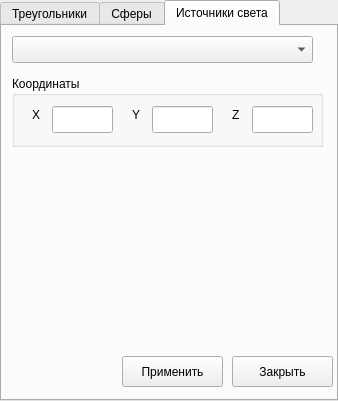
<?xml version="1.0" encoding="UTF-8"?>
<ui version="4.0">
 <class>TabWidgetTools</class>
 <widget class="QTabWidget" name="TabWidgetTools">
  <property name="geometry">
   <rect>
    <x>0</x>
    <y>0</y>
    <width>338</width>
    <height>401</height>
   </rect>
  </property>
  <property name="windowTitle">
   <string>Редактирование</string>
  </property>
  <property name="currentIndex">
   <number>2</number>
  </property>
  <widget class="QWidget" name="tab">
   <attribute name="title">
    <string>Треугольники</string>
   </attribute>
   <widget class="QPushButton" name="TApplyButton">
    <property name="geometry">
     <rect>
      <x>120</x>
      <y>330</y>
      <width>101</width>
      <height>31</height>
     </rect>
    </property>
    <property name="text">
     <string>Применить</string>
    </property>
   </widget>
   <widget class="QGroupBox" name="groupBox">
    <property name="geometry">
     <rect>
      <x>10</x>
      <y>50</y>
      <width>311</width>
      <height>71</height>
     </rect>
    </property>
    <property name="title">
     <string>Координаты 1-ой точки</string>
    </property>
    <widget class="QLineEdit" name="APosXEdit">
     <property name="geometry">
      <rect>
       <x>40</x>
       <y>30</y>
       <width>61</width>
       <height>27</height>
      </rect>
     </property>
    </widget>
    <widget class="QLineEdit" name="APosYEdit">
     <property name="geometry">
      <rect>
       <x>140</x>
       <y>30</y>
       <width>61</width>
       <height>27</height>
      </rect>
     </property>
    </widget>
    <widget class="QLineEdit" name="APosZEdit">
     <property name="geometry">
      <rect>
       <x>240</x>
       <y>30</y>
       <width>61</width>
       <height>27</height>
      </rect>
     </property>
    </widget>
    <widget class="QLabel" name="label">
     <property name="geometry">
      <rect>
       <x>20</x>
       <y>30</y>
       <width>21</width>
       <height>17</height>
      </rect>
     </property>
     <property name="text">
      <string>X</string>
     </property>
    </widget>
    <widget class="QLabel" name="label_2">
     <property name="geometry">
      <rect>
       <x>120</x>
       <y>30</y>
       <width>16</width>
       <height>17</height>
      </rect>
     </property>
     <property name="text">
      <string>Y</string>
     </property>
    </widget>
    <widget class="QLabel" name="label_3">
     <property name="geometry">
      <rect>
       <x>220</x>
       <y>30</y>
       <width>16</width>
       <height>17</height>
      </rect>
     </property>
     <property name="text">
      <string>Z</string>
     </property>
    </widget>
   </widget>
   <widget class="QComboBox" name="TrianglesComboBox">
    <property name="geometry">
     <rect>
      <x>10</x>
      <y>10</y>
      <width>301</width>
      <height>27</height>
     </rect>
    </property>
   </widget>
   <widget class="QGroupBox" name="groupBox_2">
    <property name="geometry">
     <rect>
      <x>10</x>
      <y>120</y>
      <width>311</width>
      <height>71</height>
     </rect>
    </property>
    <property name="title">
     <string>Координаты 2-ой точки</string>
    </property>
    <widget class="QLineEdit" name="BPosXEdit">
     <property name="geometry">
      <rect>
       <x>40</x>
       <y>30</y>
       <width>61</width>
       <height>27</height>
      </rect>
     </property>
    </widget>
    <widget class="QLineEdit" name="BPosYEdit">
     <property name="geometry">
      <rect>
       <x>140</x>
       <y>30</y>
       <width>61</width>
       <height>27</height>
      </rect>
     </property>
    </widget>
    <widget class="QLineEdit" name="BPosZEdit">
     <property name="geometry">
      <rect>
       <x>240</x>
       <y>30</y>
       <width>61</width>
       <height>27</height>
      </rect>
     </property>
    </widget>
    <widget class="QLabel" name="label_4">
     <property name="geometry">
      <rect>
       <x>20</x>
       <y>30</y>
       <width>21</width>
       <height>17</height>
      </rect>
     </property>
     <property name="text">
      <string>X</string>
     </property>
    </widget>
    <widget class="QLabel" name="label_5">
     <property name="geometry">
      <rect>
       <x>120</x>
       <y>30</y>
       <width>21</width>
       <height>17</height>
      </rect>
     </property>
     <property name="text">
      <string>Y</string>
     </property>
    </widget>
    <widget class="QLabel" name="label_6">
     <property name="geometry">
      <rect>
       <x>220</x>
       <y>30</y>
       <width>16</width>
       <height>17</height>
      </rect>
     </property>
     <property name="text">
      <string>Z</string>
     </property>
    </widget>
   </widget>
   <widget class="QGroupBox" name="groupBox_3">
    <property name="geometry">
     <rect>
      <x>10</x>
      <y>190</y>
      <width>311</width>
      <height>71</height>
     </rect>
    </property>
    <property name="title">
     <string>Координаты 3-ой точки</string>
    </property>
    <widget class="QLineEdit" name="CPosXEdit">
     <property name="geometry">
      <rect>
       <x>40</x>
       <y>30</y>
       <width>61</width>
       <height>27</height>
      </rect>
     </property>
    </widget>
    <widget class="QLineEdit" name="CPosYEdit">
     <property name="geometry">
      <rect>
       <x>140</x>
       <y>30</y>
       <width>61</width>
       <height>27</height>
      </rect>
     </property>
    </widget>
    <widget class="QLineEdit" name="CPosZEdit">
     <property name="geometry">
      <rect>
       <x>240</x>
       <y>30</y>
       <width>61</width>
       <height>27</height>
      </rect>
     </property>
    </widget>
    <widget class="QLabel" name="label_7">
     <property name="geometry">
      <rect>
       <x>20</x>
       <y>30</y>
       <width>21</width>
       <height>17</height>
      </rect>
     </property>
     <property name="text">
      <string>X</string>
     </property>
    </widget>
    <widget class="QLabel" name="label_8">
     <property name="geometry">
      <rect>
       <x>120</x>
       <y>30</y>
       <width>21</width>
       <height>17</height>
      </rect>
     </property>
     <property name="text">
      <string>Y</string>
     </property>
    </widget>
    <widget class="QLabel" name="label_9">
     <property name="geometry">
      <rect>
       <x>220</x>
       <y>30</y>
       <width>16</width>
       <height>17</height>
      </rect>
     </property>
     <property name="text">
      <string>Z</string>
     </property>
    </widget>
   </widget>
   <widget class="QGroupBox" name="groupBox_4">
    <property name="geometry">
     <rect>
      <x>10</x>
      <y>250</y>
      <width>311</width>
      <height>71</height>
     </rect>
    </property>
    <property name="title">
     <string>Материал</string>
    </property>
    <widget class="QComboBox" name="TStyleComboBox">
     <property name="geometry">
      <rect>
       <x>30</x>
       <y>30</y>
       <width>121</width>
       <height>27</height>
      </rect>
     </property>
     <property name="layoutDirection">
      <enum>Qt::RightToLeft</enum>
     </property>
     <item>
      <property name="text">
       <string>Металл</string>
      </property>
     </item>
     <item>
      <property name="text">
       <string>Резина</string>
      </property>
     </item>
     <item>
      <property name="text">
       <string>Дерево</string>
      </property>
     </item>
     <item>
      <property name="text">
       <string>Зеркало</string>
      </property>
     </item>
    </widget>
    <widget class="ColorWidget" name="TColor" native="true">
     <property name="geometry">
      <rect>
       <x>190</x>
       <y>30</y>
       <width>41</width>
       <height>31</height>
      </rect>
     </property>
     <property name="styleSheet">
      <string notr="true">border: 1px solid</string>
     </property>
    </widget>
   </widget>
   <widget class="QPushButton" name="TCloseButton">
    <property name="geometry">
     <rect>
      <x>230</x>
      <y>330</y>
      <width>101</width>
      <height>31</height>
     </rect>
    </property>
    <property name="text">
     <string>Закрыть</string>
    </property>
   </widget>
  </widget>
  <widget class="QWidget" name="tab">
   <attribute name="title">
    <string>Сферы</string>
   </attribute>
   <widget class="QGroupBox" name="groupBox_5">
    <property name="geometry">
     <rect>
      <x>10</x>
      <y>170</y>
      <width>311</width>
      <height>71</height>
     </rect>
    </property>
    <property name="styleSheet">
     <string notr="true"/>
    </property>
    <property name="title">
     <string>Материал</string>
    </property>
    <widget class="QComboBox" name="SStyleComboBox">
     <property name="geometry">
      <rect>
       <x>30</x>
       <y>30</y>
       <width>121</width>
       <height>27</height>
      </rect>
     </property>
     <property name="layoutDirection">
      <enum>Qt::RightToLeft</enum>
     </property>
     <item>
      <property name="text">
       <string>Металл</string>
      </property>
     </item>
     <item>
      <property name="text">
       <string>Резина</string>
      </property>
     </item>
     <item>
      <property name="text">
       <string>Дерево</string>
      </property>
     </item>
     <item>
      <property name="text">
       <string>Зеркало</string>
      </property>
     </item>
    </widget>
    <widget class="ColorWidget" name="SColor" native="true">
     <property name="geometry">
      <rect>
       <x>190</x>
       <y>30</y>
       <width>41</width>
       <height>31</height>
      </rect>
     </property>
     <property name="styleSheet">
      <string notr="true">border: 1px solid</string>
     </property>
    </widget>
   </widget>
   <widget class="QPushButton" name="SCloseButton">
    <property name="geometry">
     <rect>
      <x>230</x>
      <y>330</y>
      <width>101</width>
      <height>31</height>
     </rect>
    </property>
    <property name="text">
     <string>Закрыть</string>
    </property>
   </widget>
   <widget class="QPushButton" name="SApplyButton">
    <property name="geometry">
     <rect>
      <x>120</x>
      <y>330</y>
      <width>101</width>
      <height>31</height>
     </rect>
    </property>
    <property name="text">
     <string>Применить</string>
    </property>
   </widget>
   <widget class="QComboBox" name="SphereComboBox">
    <property name="geometry">
     <rect>
      <x>10</x>
      <y>10</y>
      <width>301</width>
      <height>27</height>
     </rect>
    </property>
   </widget>
   <widget class="QGroupBox" name="groupBox_6">
    <property name="geometry">
     <rect>
      <x>10</x>
      <y>50</y>
      <width>311</width>
      <height>71</height>
     </rect>
    </property>
    <property name="styleSheet">
     <string notr="true"/>
    </property>
    <property name="title">
     <string>Координаты центра</string>
    </property>
    <widget class="QLineEdit" name="SpherePosXEdit">
     <property name="geometry">
      <rect>
       <x>40</x>
       <y>30</y>
       <width>61</width>
       <height>27</height>
      </rect>
     </property>
    </widget>
    <widget class="QLineEdit" name="SpherePosYEdit">
     <property name="geometry">
      <rect>
       <x>140</x>
       <y>30</y>
       <width>61</width>
       <height>27</height>
      </rect>
     </property>
    </widget>
    <widget class="QLineEdit" name="SpherePosZEdit">
     <property name="geometry">
      <rect>
       <x>240</x>
       <y>30</y>
       <width>61</width>
       <height>27</height>
      </rect>
     </property>
    </widget>
    <widget class="QLabel" name="label_10">
     <property name="geometry">
      <rect>
       <x>20</x>
       <y>30</y>
       <width>21</width>
       <height>17</height>
      </rect>
     </property>
     <property name="text">
      <string>X</string>
     </property>
    </widget>
    <widget class="QLabel" name="label_11">
     <property name="geometry">
      <rect>
       <x>120</x>
       <y>30</y>
       <width>16</width>
       <height>17</height>
      </rect>
     </property>
     <property name="text">
      <string>Y</string>
     </property>
    </widget>
    <widget class="QLabel" name="label_12">
     <property name="geometry">
      <rect>
       <x>220</x>
       <y>30</y>
       <width>16</width>
       <height>17</height>
      </rect>
     </property>
     <property name="text">
      <string>Z</string>
     </property>
    </widget>
   </widget>
   <widget class="QLineEdit" name="SphereRadiusEdit">
    <property name="geometry">
     <rect>
      <x>70</x>
      <y>130</y>
      <width>41</width>
      <height>27</height>
     </rect>
    </property>
   </widget>
   <widget class="QLabel" name="label_13">
    <property name="geometry">
     <rect>
      <x>10</x>
      <y>120</y>
      <width>58</width>
      <height>41</height>
     </rect>
    </property>
    <property name="text">
     <string>Радиус
сферы</string>
    </property>
   </widget>
  </widget>
  <widget class="QWidget" name="tab_2">
   <attribute name="title">
    <string>Источники света</string>
   </attribute>
   <widget class="QPushButton" name="LCloseButton">
    <property name="geometry">
     <rect>
      <x>230</x>
      <y>330</y>
      <width>101</width>
      <height>31</height>
     </rect>
    </property>
    <property name="text">
     <string>Закрыть</string>
    </property>
   </widget>
   <widget class="QComboBox" name="LightComboBox">
    <property name="geometry">
     <rect>
      <x>10</x>
      <y>10</y>
      <width>301</width>
      <height>27</height>
     </rect>
    </property>
   </widget>
   <widget class="QGroupBox" name="groupBox_7">
    <property name="geometry">
     <rect>
      <x>10</x>
      <y>50</y>
      <width>311</width>
      <height>71</height>
     </rect>
    </property>
    <property name="styleSheet">
     <string notr="true"/>
    </property>
    <property name="title">
     <string>Координаты</string>
    </property>
    <widget class="QLineEdit" name="LightPosXEdit">
     <property name="geometry">
      <rect>
       <x>40</x>
       <y>30</y>
       <width>61</width>
       <height>27</height>
      </rect>
     </property>
    </widget>
    <widget class="QLineEdit" name="LightPosYEdit">
     <property name="geometry">
      <rect>
       <x>140</x>
       <y>30</y>
       <width>61</width>
       <height>27</height>
      </rect>
     </property>
    </widget>
    <widget class="QLineEdit" name="LightPosZEdit">
     <property name="geometry">
      <rect>
       <x>240</x>
       <y>30</y>
       <width>61</width>
       <height>27</height>
      </rect>
     </property>
    </widget>
    <widget class="QLabel" name="label_14">
     <property name="geometry">
      <rect>
       <x>20</x>
       <y>30</y>
       <width>21</width>
       <height>17</height>
      </rect>
     </property>
     <property name="text">
      <string>X</string>
     </property>
    </widget>
    <widget class="QLabel" name="label_15">
     <property name="geometry">
      <rect>
       <x>120</x>
       <y>30</y>
       <width>16</width>
       <height>17</height>
      </rect>
     </property>
     <property name="text">
      <string>Y</string>
     </property>
    </widget>
    <widget class="QLabel" name="label_16">
     <property name="geometry">
      <rect>
       <x>220</x>
       <y>30</y>
       <width>16</width>
       <height>17</height>
      </rect>
     </property>
     <property name="text">
      <string>Z</string>
     </property>
    </widget>
   </widget>
   <widget class="QPushButton" name="LApplyButton">
    <property name="geometry">
     <rect>
      <x>120</x>
      <y>330</y>
      <width>101</width>
      <height>31</height>
     </rect>
    </property>
    <property name="text">
     <string>Применить</string>
    </property>
   </widget>
  </widget>
 </widget>
 <customwidgets>
  <customwidget>
   <class>ColorWidget</class>
   <extends>QWidget</extends>
   <header>colorwidget.h</header>
   <container>1</container>
  </customwidget>
 </customwidgets>
 <resources/>
 <connections/>
</ui>
